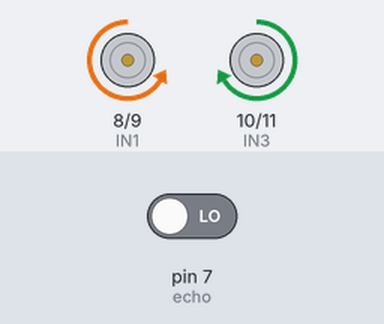
Simulated run of this sketch. Board: Arduino Uno, built with avr-gcc and run on an emulated ATmega328P. Parts: motor-driver pin pairs drawn as motors (green arrow = first pin HIGH = forward, orange = second pin HIGH = backward, longer = more drive, scaled by the enable pin). Inputs (shaded band) come from the test bench; at power-on: pin 7 (echo) LOW.

Above: at 0.5 s.
At 1.7 s:
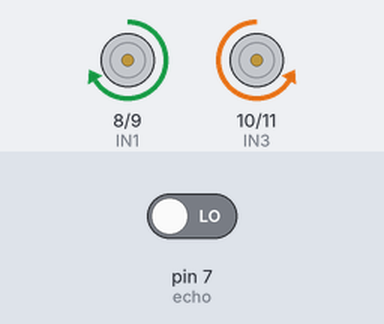
At 2.63 s:
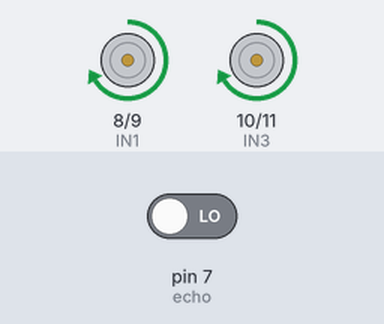
At 5.0 s:
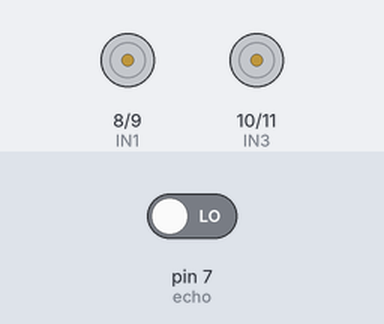
Timing chart, 0 to 6.3 s (numbered marks = the images above):
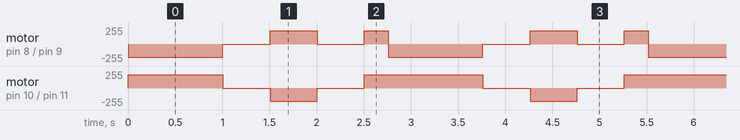

The sketch:

obstr_car.ino
```cpp
const int trig=6;                    //for the sensor
const int echo=7;                    //trig is for trigger and echo is for the echo pin HC- SR04
int usVal;                           //value received from sensor
float dist;
int IN1=8;                           //connected to l298n driver
int IN2=9;
int IN3=10;
int IN4=11;
int en1=3;                           //for speed control using PWM
int en2=5;

void fwd()                           //forward function
{
  analogWrite(en1,200);
  analogWrite(en2,200);
  digitalWrite(IN1,LOW);
  digitalWrite(IN2,HIGH);
  digitalWrite(IN3,HIGH);
  digitalWrite(IN4,LOW);
}
void rev()                           //reverse function
{
  analogWrite(en1,200);
  analogWrite(en2,200);
  digitalWrite(IN1,HIGH);
  digitalWrite(IN2,LOW);
  digitalWrite(IN3,LOW);
  digitalWrite(IN4,HIGH);
}
void rt()                            //turn right
{
  digitalWrite(IN1,HIGH);
  digitalWrite(IN2,LOW);
  digitalWrite(IN3,HIGH);
  digitalWrite(IN4,LOW);
}

void pause()                         //stop the car
{
  digitalWrite(IN1,LOW);
  digitalWrite(IN2,LOW);
  digitalWrite(IN3,LOW);
  digitalWrite(IN4,LOW);
}


void setup() {
  // put your setup code here, to run once:
  pinMode(trig,OUTPUT);             //all pins except echo are set to output
  pinMode(echo,INPUT);              //echo receives the transmitted signal from the sensor
  pinMode(IN1,OUTPUT);
  pinMode(IN2,OUTPUT);
  pinMode(IN3,OUTPUT);
  pinMode(IN4,OUTPUT);
  pinMode(en1,OUTPUT);
  pinMode(en2,OUTPUT);


}

void loop() {
  // put your main code here, to run repeatedly:

  fwd();

  delay(2);
  digitalWrite(trig,HIGH);                    //send a signal through the echo pin for 5ms
  delay(5);
  digitalWrite(trig,LOW);
  usVal=pulseIn(echo,HIGH);                   //receive the puls through echo pin
  dist=usVal/58.2;                            //calculate distance from object
  if(dist>=19)                                //if object is far away
    fwd();
  else                                        //if object is near, stop at a place, reverse the car, take a right turn
  {
    pause();
    delay(500);
    rev();
    delay(500);
    pause();
    delay(500);
    rt();
    delay(250);
  }


}
```

Measured:
- by itself, motor on pin 10 (IN3) / pin 11 (IN4): repeats every 2.8 s: stopped 0.50 s, backward 200/255 0.50 s, stopped 0.50 s, forward 200/255 1.3 s
- by itself, motor on pin 8 (IN1) / pin 9 (IN2): repeats every 2.8 s: stopped 0.50 s, forward 200/255 0.50 s, stopped 0.50 s, forward 200/255 0.25 s, backward 200/255 1.0 s
